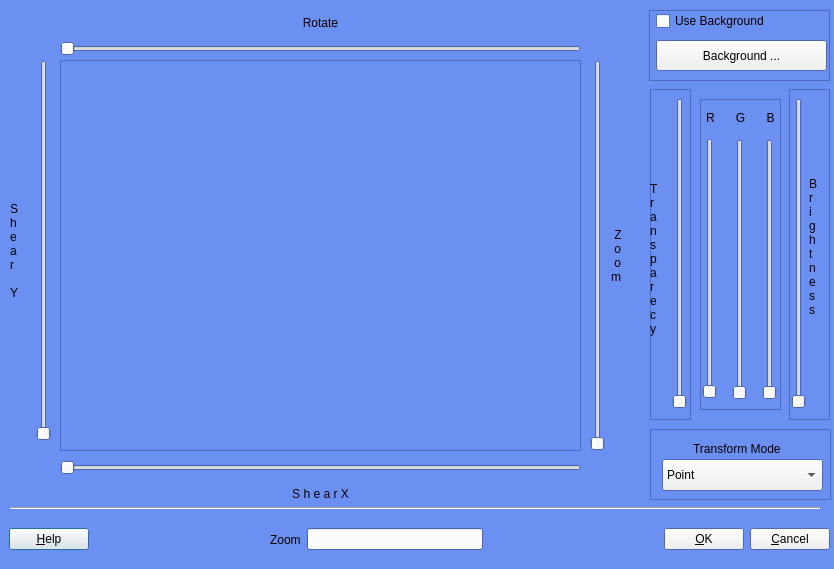
<?xml version="1.0" encoding="UTF-8"?>
<ui version="4.0">
 <class>DialogImage</class>
 <widget class="QDialog" name="DialogImage">
  <property name="geometry">
   <rect>
    <x>0</x>
    <y>0</y>
    <width>834</width>
    <height>569</height>
   </rect>
  </property>
  <property name="palette">
   <palette>
    <active>
     <colorrole role="Base">
      <brush brushstyle="SolidPattern">
       <color alpha="255">
        <red>252</red>
        <green>252</green>
        <blue>252</blue>
       </color>
      </brush>
     </colorrole>
     <colorrole role="Window">
      <brush brushstyle="SolidPattern">
       <color alpha="238">
        <red>96</red>
        <green>136</green>
        <blue>241</blue>
       </color>
      </brush>
     </colorrole>
    </active>
    <inactive>
     <colorrole role="Base">
      <brush brushstyle="SolidPattern">
       <color alpha="255">
        <red>252</red>
        <green>252</green>
        <blue>252</blue>
       </color>
      </brush>
     </colorrole>
     <colorrole role="Window">
      <brush brushstyle="SolidPattern">
       <color alpha="238">
        <red>96</red>
        <green>136</green>
        <blue>241</blue>
       </color>
      </brush>
     </colorrole>
    </inactive>
    <disabled>
     <colorrole role="Base">
      <brush brushstyle="SolidPattern">
       <color alpha="238">
        <red>96</red>
        <green>136</green>
        <blue>241</blue>
       </color>
      </brush>
     </colorrole>
     <colorrole role="Window">
      <brush brushstyle="SolidPattern">
       <color alpha="238">
        <red>96</red>
        <green>136</green>
        <blue>241</blue>
       </color>
      </brush>
     </colorrole>
    </disabled>
   </palette>
  </property>
  <property name="windowTitle">
   <string>Dialog</string>
  </property>
  <widget class="QWidget" name="verticalLayoutWidget">
   <property name="geometry">
    <rect>
     <x>60</x>
     <y>10</y>
     <width>521</width>
     <height>46</height>
    </rect>
   </property>
   <layout class="QVBoxLayout" name="verticalLayout">
    <item>
     <widget class="QLabel" name="label">
      <property name="text">
       <string>Rotate</string>
      </property>
      <property name="alignment">
       <set>Qt::AlignCenter</set>
      </property>
     </widget>
    </item>
    <item>
     <widget class="QSlider" name="m_pSliderRotate">
      <property name="orientation">
       <enum>Qt::Horizontal</enum>
      </property>
     </widget>
    </item>
   </layout>
  </widget>
  <widget class="QFrame" name="m_pFrameImage">
   <property name="geometry">
    <rect>
     <x>60</x>
     <y>60</y>
     <width>521</width>
     <height>391</height>
    </rect>
   </property>
   <property name="frameShape">
    <enum>QFrame::StyledPanel</enum>
   </property>
   <property name="frameShadow">
    <enum>QFrame::Raised</enum>
   </property>
  </widget>
  <widget class="QWidget" name="horizontalLayoutWidget">
   <property name="geometry">
    <rect>
     <x>10</x>
     <y>60</y>
     <width>41</width>
     <height>381</height>
    </rect>
   </property>
   <layout class="QHBoxLayout" name="horizontalLayout">
    <item>
     <widget class="QLabel" name="label_2">
      <property name="text">
       <string>S
h
e
a
r

Y</string>
      </property>
     </widget>
    </item>
    <item>
     <widget class="QSlider" name="m_pSliderShearY">
      <property name="orientation">
       <enum>Qt::Vertical</enum>
      </property>
     </widget>
    </item>
   </layout>
  </widget>
  <widget class="QWidget" name="horizontalLayoutWidget_2">
   <property name="geometry">
    <rect>
     <x>590</x>
     <y>60</y>
     <width>51</width>
     <height>391</height>
    </rect>
   </property>
   <layout class="QHBoxLayout" name="horizontalLayout_2">
    <item>
     <widget class="QSlider" name="m_pSliderZoom">
      <property name="orientation">
       <enum>Qt::Vertical</enum>
      </property>
     </widget>
    </item>
    <item>
     <widget class="QLabel" name="label_3">
      <property name="text">
       <string> Z
 o
 o
m</string>
      </property>
     </widget>
    </item>
   </layout>
  </widget>
  <widget class="QWidget" name="verticalLayoutWidget_2">
   <property name="geometry">
    <rect>
     <x>60</x>
     <y>460</y>
     <width>521</width>
     <height>46</height>
    </rect>
   </property>
   <layout class="QVBoxLayout" name="verticalLayout_2">
    <item>
     <widget class="QSlider" name="m_pSliderShearX">
      <property name="orientation">
       <enum>Qt::Horizontal</enum>
      </property>
     </widget>
    </item>
    <item>
     <widget class="QLabel" name="label_4">
      <property name="text">
       <string>S h e a r X</string>
      </property>
      <property name="alignment">
       <set>Qt::AlignCenter</set>
      </property>
     </widget>
    </item>
   </layout>
  </widget>
  <widget class="Line" name="line">
   <property name="geometry">
    <rect>
     <x>10</x>
     <y>500</y>
     <width>811</width>
     <height>16</height>
    </rect>
   </property>
   <property name="orientation">
    <enum>Qt::Horizontal</enum>
   </property>
  </widget>
  <widget class="QWidget" name="horizontalLayoutWidget_3">
   <property name="geometry">
    <rect>
     <x>9</x>
     <y>519</y>
     <width>821</width>
     <height>41</height>
    </rect>
   </property>
   <layout class="QHBoxLayout" name="horizontalLayout_3">
    <item>
     <widget class="QPushButton" name="buttonHelp">
      <property name="text">
       <string>&amp;Help</string>
      </property>
     </widget>
    </item>
    <item>
     <spacer name="horizontalSpacer">
      <property name="orientation">
       <enum>Qt::Horizontal</enum>
      </property>
      <property name="sizeHint" stdset="0">
       <size>
        <width>40</width>
        <height>20</height>
       </size>
      </property>
     </spacer>
    </item>
    <item>
     <widget class="QLabel" name="m_pLabelStatus">
      <property name="text">
       <string>Zoom</string>
      </property>
     </widget>
    </item>
    <item>
     <widget class="QLineEdit" name="m_pEditStatus"/>
    </item>
    <item>
     <spacer name="horizontalSpacer_2">
      <property name="orientation">
       <enum>Qt::Horizontal</enum>
      </property>
      <property name="sizeHint" stdset="0">
       <size>
        <width>40</width>
        <height>20</height>
       </size>
      </property>
     </spacer>
    </item>
    <item>
     <widget class="QPushButton" name="buttonOk">
      <property name="text">
       <string>&amp;OK</string>
      </property>
     </widget>
    </item>
    <item>
     <widget class="QPushButton" name="buttonCancel">
      <property name="text">
       <string>&amp;Cancel</string>
      </property>
     </widget>
    </item>
   </layout>
  </widget>
  <widget class="QFrame" name="frame">
   <property name="geometry">
    <rect>
     <x>649</x>
     <y>10</y>
     <width>181</width>
     <height>71</height>
    </rect>
   </property>
   <property name="frameShape">
    <enum>QFrame::StyledPanel</enum>
   </property>
   <property name="frameShadow">
    <enum>QFrame::Raised</enum>
   </property>
   <widget class="QCheckBox" name="m_pCheckBackground">
    <property name="geometry">
     <rect>
      <x>7</x>
      <y>0</y>
      <width>171</width>
      <height>22</height>
     </rect>
    </property>
    <property name="text">
     <string>Use Background</string>
    </property>
   </widget>
   <widget class="QPushButton" name="m_pButtonBackground">
    <property name="geometry">
     <rect>
      <x>7</x>
      <y>30</y>
      <width>171</width>
      <height>31</height>
     </rect>
    </property>
    <property name="text">
     <string>Background ...</string>
    </property>
   </widget>
  </widget>
  <widget class="QFrame" name="frame_2">
   <property name="geometry">
    <rect>
     <x>650</x>
     <y>429</y>
     <width>181</width>
     <height>71</height>
    </rect>
   </property>
   <property name="frameShape">
    <enum>QFrame::StyledPanel</enum>
   </property>
   <property name="frameShadow">
    <enum>QFrame::Raised</enum>
   </property>
   <widget class="QLabel" name="label_5">
    <property name="geometry">
     <rect>
      <x>8</x>
      <y>10</y>
      <width>161</width>
      <height>20</height>
     </rect>
    </property>
    <property name="text">
     <string>Transform Mode </string>
    </property>
    <property name="alignment">
     <set>Qt::AlignCenter</set>
    </property>
   </widget>
   <widget class="QComboBox" name="m_pComboTransformMode">
    <property name="geometry">
     <rect>
      <x>12</x>
      <y>30</y>
      <width>161</width>
      <height>32</height>
     </rect>
    </property>
    <item>
     <property name="text">
      <string>Point</string>
     </property>
    </item>
    <item>
     <property name="text">
      <string>Aerea</string>
     </property>
    </item>
   </widget>
  </widget>
  <widget class="QFrame" name="frame_3">
   <property name="geometry">
    <rect>
     <x>650</x>
     <y>89</y>
     <width>41</width>
     <height>331</height>
    </rect>
   </property>
   <property name="frameShape">
    <enum>QFrame::StyledPanel</enum>
   </property>
   <property name="frameShadow">
    <enum>QFrame::Raised</enum>
   </property>
   <widget class="QLabel" name="label_6">
    <property name="geometry">
     <rect>
      <x>0</x>
      <y>9</y>
      <width>21</width>
      <height>321</height>
     </rect>
    </property>
    <property name="text">
     <string>T
r
a
n
s
p
a
r
e
c
y</string>
    </property>
   </widget>
   <widget class="QSlider" name="m_pSliderTransparency">
    <property name="geometry">
     <rect>
      <x>20</x>
      <y>9</y>
      <width>20</width>
      <height>311</height>
     </rect>
    </property>
    <property name="orientation">
     <enum>Qt::Vertical</enum>
    </property>
   </widget>
  </widget>
  <widget class="QFrame" name="frame_4">
   <property name="geometry">
    <rect>
     <x>789</x>
     <y>89</y>
     <width>41</width>
     <height>331</height>
    </rect>
   </property>
   <property name="frameShape">
    <enum>QFrame::StyledPanel</enum>
   </property>
   <property name="frameShadow">
    <enum>QFrame::Raised</enum>
   </property>
   <widget class="QLabel" name="label_7">
    <property name="geometry">
     <rect>
      <x>20</x>
      <y>9</y>
      <width>20</width>
      <height>311</height>
     </rect>
    </property>
    <property name="text">
     <string>B
r
i
g
h
t
n
e
s
s
</string>
    </property>
   </widget>
   <widget class="QSlider" name="m_pSliderBrightness">
    <property name="geometry">
     <rect>
      <x>0</x>
      <y>9</y>
      <width>20</width>
      <height>311</height>
     </rect>
    </property>
    <property name="orientation">
     <enum>Qt::Vertical</enum>
    </property>
   </widget>
  </widget>
  <widget class="QFrame" name="frame_5">
   <property name="geometry">
    <rect>
     <x>700</x>
     <y>99</y>
     <width>81</width>
     <height>311</height>
    </rect>
   </property>
   <property name="frameShape">
    <enum>QFrame::StyledPanel</enum>
   </property>
   <property name="frameShadow">
    <enum>QFrame::Raised</enum>
   </property>
   <widget class="QSlider" name="m_pSliderRed">
    <property name="geometry">
     <rect>
      <x>0</x>
      <y>39</y>
      <width>20</width>
      <height>261</height>
     </rect>
    </property>
    <property name="orientation">
     <enum>Qt::Vertical</enum>
    </property>
   </widget>
   <widget class="QSlider" name="m_pSliderBlue">
    <property name="geometry">
     <rect>
      <x>60</x>
      <y>40</y>
      <width>20</width>
      <height>261</height>
     </rect>
    </property>
    <property name="orientation">
     <enum>Qt::Vertical</enum>
    </property>
   </widget>
   <widget class="QSlider" name="m_pSliderGreen">
    <property name="geometry">
     <rect>
      <x>30</x>
      <y>40</y>
      <width>20</width>
      <height>261</height>
     </rect>
    </property>
    <property name="orientation">
     <enum>Qt::Vertical</enum>
    </property>
   </widget>
   <widget class="QLabel" name="label_8">
    <property name="geometry">
     <rect>
      <x>0</x>
      <y>10</y>
      <width>21</width>
      <height>18</height>
     </rect>
    </property>
    <property name="text">
     <string>R</string>
    </property>
    <property name="alignment">
     <set>Qt::AlignCenter</set>
    </property>
   </widget>
   <widget class="QLabel" name="label_9">
    <property name="geometry">
     <rect>
      <x>30</x>
      <y>10</y>
      <width>21</width>
      <height>18</height>
     </rect>
    </property>
    <property name="text">
     <string>G</string>
    </property>
    <property name="alignment">
     <set>Qt::AlignCenter</set>
    </property>
   </widget>
   <widget class="QLabel" name="label_10">
    <property name="geometry">
     <rect>
      <x>60</x>
      <y>10</y>
      <width>21</width>
      <height>18</height>
     </rect>
    </property>
    <property name="text">
     <string>B</string>
    </property>
    <property name="alignment">
     <set>Qt::AlignCenter</set>
    </property>
   </widget>
  </widget>
 </widget>
 <resources/>
 <connections/>
</ui>
